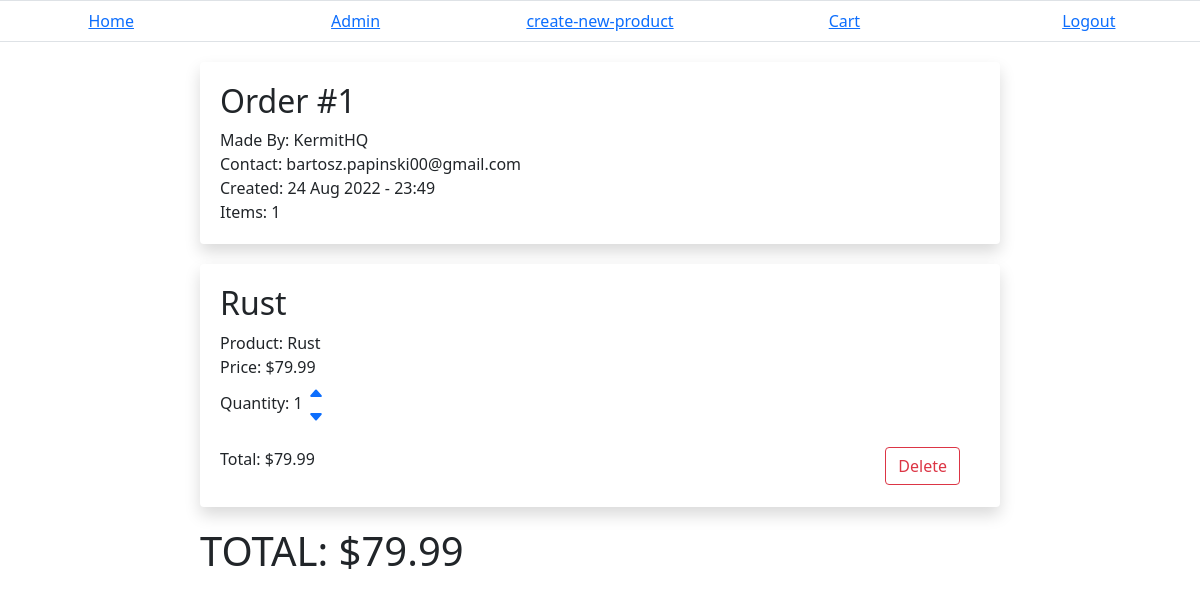
Before: /cart/ (signed in) with the older database file.
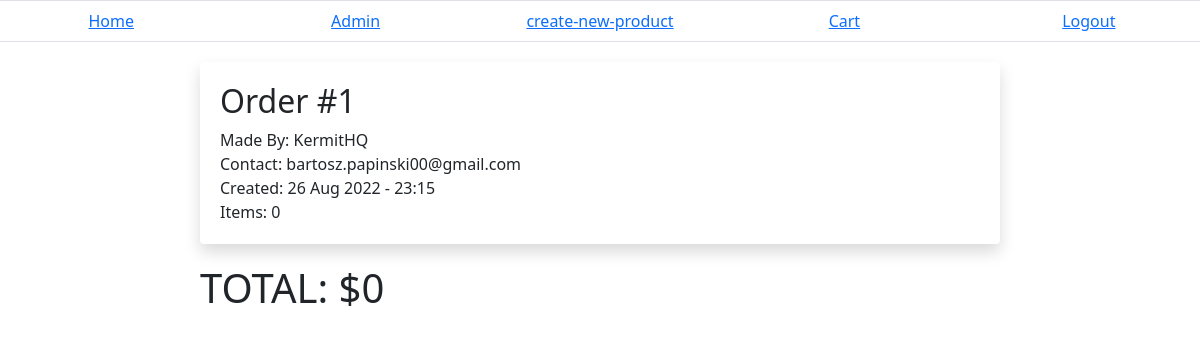
After: the same page with the newer database file.
### Ecommerce/models.py (models this page shows, shortened)
class Order(models.Model):
	user = models.ForeignKey(Account, on_delete=models.CASCADE)
	is_active = models.BooleanField(default=True)
	created = models.DateTimeField(auto_now_add=True)

class OrderItem(models.Model):
	order = models.ForeignKey(Order, on_delete=models.CASCADE)
	item = models.ForeignKey(Product, on_delete=models.CASCADE)
	quantity = models.IntegerField()
	def get_total_price(self):
		price = self.item.price * self.quantity
		return price

class Product(models.Model):
	name = models.CharField(max_length=200)
	category = models.ForeignKey(Category, on_delete=models.CASCADE)
	availability = models.IntegerField()
	price = models.DecimalField(max_digits=5, decimal_places=2)

### Account/models.py (models this page shows, shortened)
class Account(AbstractBaseUser):
	email = models.EmailField( unique=True, max_length=60)
	username = models.CharField(max_length=60, unique=True)
	date_joined = models.DateTimeField(auto_now_add=True)
	last_login = models.DateTimeField(auto_now=True)
	is_admin = models.BooleanField(default=False)
	is_active = models.BooleanField(default=True)
	is_staff = models.BooleanField(default=False)
	is_superuser = models.BooleanField(default=False)
	USERNAME_FIELD= 'email'
	REQUIRED_FIELDS = ['username']
	objects = MyAccountManager()
	profile_picture = models.ImageField(upload_to=getImageURL, default="media/static/profile_pics/default.png")
	def __str__(self):
		return self.email

### Ecommerce/views.py (the view)
# urls.py: path('cart/', CartView, name="cart"),
@login_required
def CartView(request):
	context = {}
	order = Order.objects.get(user=request.user)
	ordered_products = OrderItem.objects.filter(order=order)
	total_price = 0
	for product in ordered_products:
		total_price += product.get_total_price()
	TOTAL_price = 0
	for item in order.orderitem_set.all():
		TOTAL_price += item.get_total_price()
	print(type(TOTAL_price))
	context['TOTAL'] = TOTAL_price
	context['total_price'] = total_price
	context['order'] = order
	context['ordered_products'] = ordered_products
	return render(request, "Ecommerce/cart.html", context)

### Ecommerce/templates/Ecommerce/cart.html (shortened to what this page needs)
{% extends 'base.html' %}
{% block content %}
	<div class="order-data shadow bg-white rounded">
		<div>
			<h2>Order #{{order.id}}</h2>
		</div>
		<div class="user-data">
			<p>Made By: {{order.user.username}}</p>
			<p>Contact: {{order.user}}</p>
			<p>Created: {{order.created|date:"d M Y - G:i"}}
			<p>Items: {{ordered_products.count}}</p>
		</div>
	</div>
	<link rel="stylesheet" href="//code.jquery.com/ui/1.13.2/themes/base/jquery-ui.css">
	{% for product in ordered_products %}
		{% if product %}
			<div class="cart-data shadow bg-white rounded" id="{{product.id}}">
				<div class="item">
					<h2>{{product.item.name}}</h2>
				</div>
				<div class="product-data">
					<p>Product: {{product.item.name}}</p>
					<p id="price">Price: ${{product.item.price}}</p>
					<div class="product-quantity">
						<div class="quantity" id="testing">
							<p>Quantity: {{product.quantity}}</p>
						</div>
						<div class="change-quantity">
							<form method="POST">
								<a href="#"  data-orderItemId="{{product.id}}" class = "quantity-increase"><div >
									<svg xmlns="http://www.w3.org/2000/svg" width="16" height="16" fill="currentColor" class="bi bi-caret-up-fill" viewBox="0 0 16 16"><path d="m7.247 4.86-4.796 5.481c-.566.647-.106 1.659.753 1.659h9.592a1 1 0 0 0 .753-1.659l-4.796-5.48a1 1 0 0 0-1.506 0z"/></svg>
								</div>
								</a>
								<a href="#" data-orderItemId="{{product.id}}" class = "quantity-decrease"><div ><svg xmlns="http://www.w3.org/2000/svg" width="16" height="16" fill="currentColor" class="bi bi-caret-down-fill" viewBox="0 0 16 16"><path d="M7.247 11.14 2.451 5.658C1.885 5.013 2.345 4 3.204 4h9.592a1 1 0 0 1 .753 1.659l-4.796 5.48a1 1 0 0 1-1.506 0z"/></svg></div></a>
							</form>
						</div>
					</div>
				</div>
				<div class="cost">
					<div class="footer-item">
						<p id="total">Total: ${{product.get_total_price}}</p>
					</div>
					<div class="footer-item">
						<button onclick="Delete({{product.id}})" type="button" class="btn btn-outline-danger">Delete</button>
					</div>
				</div>
			</div>
		{% endif %}
	{% endfor %}
	<h1 id="TOTAL">TOTAL: ${{TOTAL}}</h1>
{% endblock content %}

Changed rows visible on the page:
removed OrderItem: item.name "Rust", item.price "79.99", quantity "1", get_total_price "79.99"
changed Order "KermitHQ": created "24 Aug 2022 - 23:49" → "26 Aug 2022 - 23:15"
Other visible differences:
{{ ordered_products.count }}: "1" → "0"
{{ TOTAL }}: "79.99" → "0"
